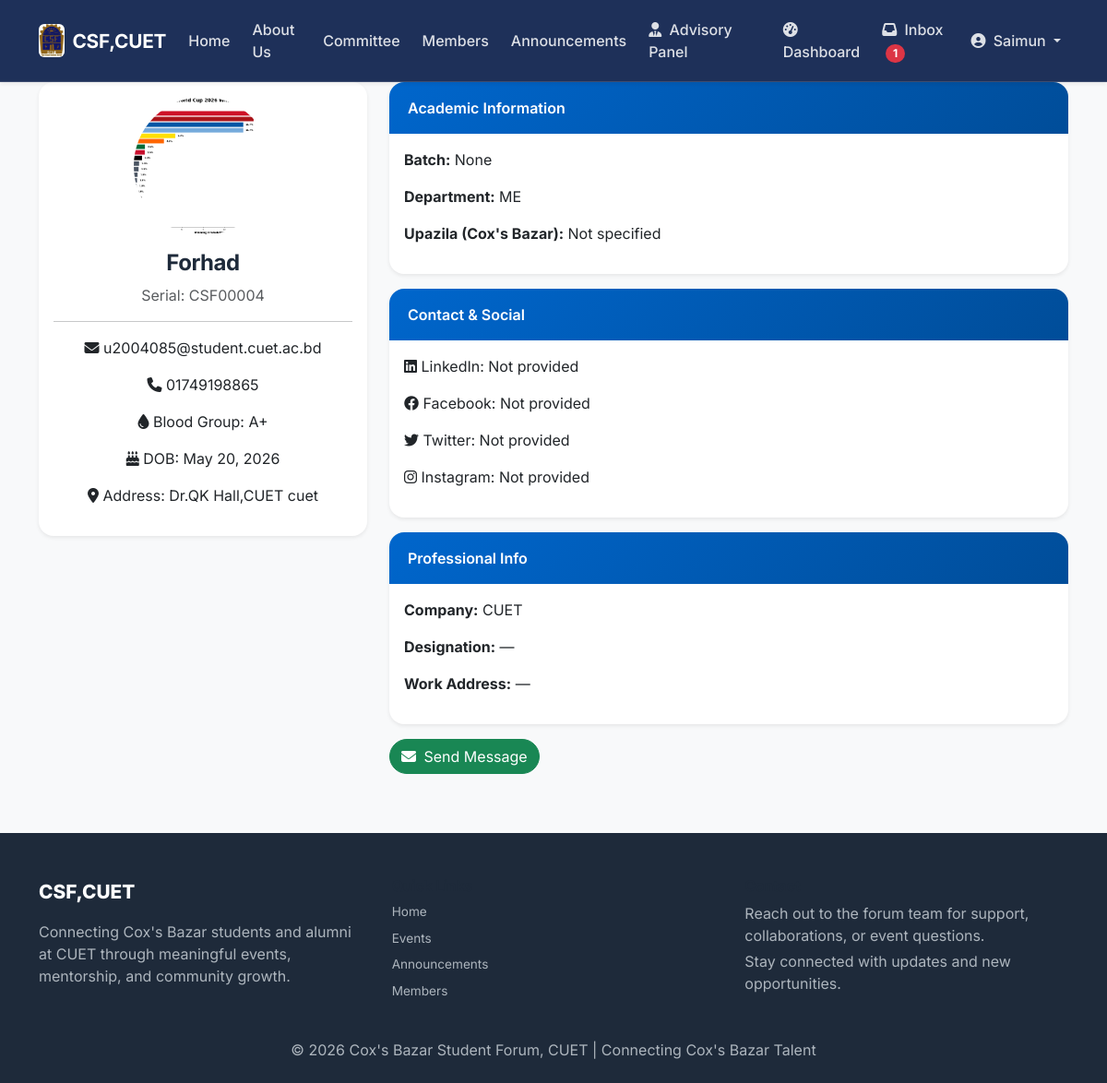
The app's page /members/5/ (signed in), older data.
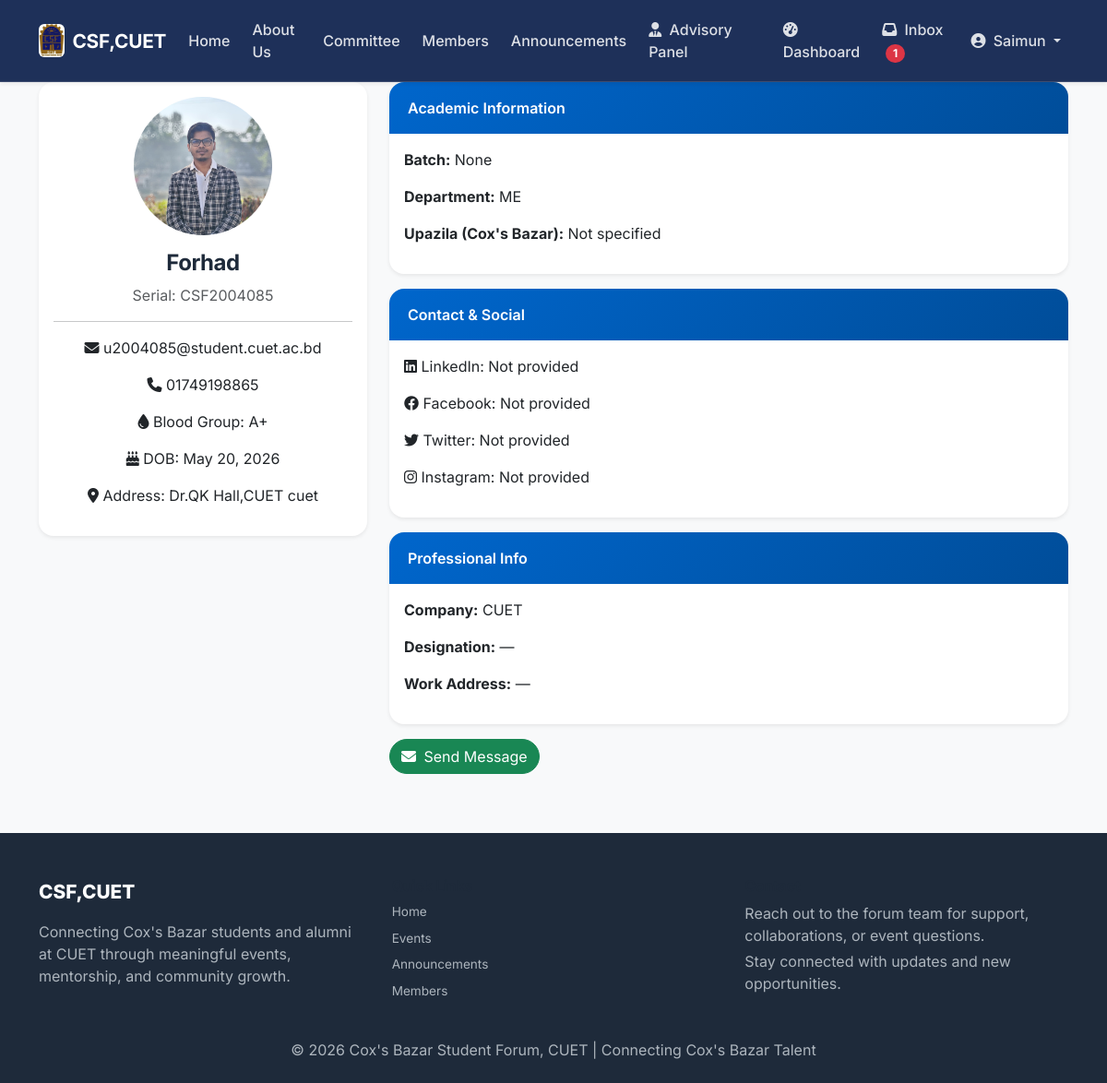
The same page, newer data.
### core/models.py (models this page shows, shortened)
class User(AbstractBaseUser, PermissionsMixin):
    ROLE_CHOICES = [('member', 'Member'), ('admin', 'Admin')]
    STATUS_CHOICES = [('pending', 'Pending Approval'), ('active', 'Active'), ('inactive', 'Inactive')]
    BLOOD_GROUPS = [('A+','A+'),('A-','A-'),('B+','B+'),('B-','B-'),('AB+','AB+'),('AB-','AB-'),('O+','O+'),('O-','O-')]
    GENDER_CHOICES = [('Male','Male'),('Female','Female'),('Other','Other')]
    UPAZILA_CHOICES = [
        ('Cox\'s Bazar Sadar', "Cox's Bazar Sadar"),
        ('Teknaf', 'Teknaf'),
        ('Ukhiya', 'Ukhiya'),
        ('Chakaria', 'Chakaria'),
        ('Ramu', 'Ramu'),
        ('Pekua', 'Pekua'),
        ('Maheshkhali', 'Maheshkhali'),
        ('Kutubdia', 'Kutubdia'),
        ('Eidgaon', 'Eidgaon'),
        ('Other', 'Other'),
    ]
    id = models.AutoField(primary_key=True)
    serial_no = models.CharField(max_length=20, unique=True, blank=True, null=True)
    full_name = models.CharField(max_length=200)
    email = models.EmailField(unique=True)
    batch = models.IntegerField(null=True, blank=True)
    department = models.ForeignKey(Department, on_delete=models.SET_NULL, null=True)
    blood_group = models.CharField(max_length=3, choices=BLOOD_GROUPS)
    gender = models.CharField(max_length=10, choices=GENDER_CHOICES)
    phone = models.CharField(max_length=15)
    address = models.TextField(blank=True)
    dob = models.DateField(null=True, blank=True)
    profile_photo = models.ImageField(upload_to='profile_photos/', null=True, blank=True)
    upazila = models.CharField(max_length=100, choices=UPAZILA_CHOICES, blank=True)
    linkedin = models.URLField(blank=True)
    facebook = models.URLField(blank=True)
    twitter = models.URLField(blank=True)
    instagram = models.URLField(blank=True)
    company = models.CharField(max_length=150, blank=True)
    designation = models.CharField(max_length=100, blank=True)
    work_address = models.TextField(blank=True)
    status = models.CharField(max_length=10, choices=STATUS_CHOICES, default='pending')
    role = models.CharField(max_length=10, choices=ROLE_CHOICES, default='member')
    date_joined = models.DateTimeField(default=timezone.now)
    is_active = models.BooleanField(default=True)
    is_staff = models.BooleanField(default=False)
    objects = UserManager()
    USERNAME_FIELD = 'email'
    REQUIRED_FIELDS = ['full_name']

class Department(models.Model):
    id = models.AutoField(primary_key=True)
    name = models.CharField(max_length=100, unique=True)
    class Meta:
        ordering = ['name']

### core/views.py (the view)
@active_member_required
def member_profile(request, user_id):
    member = get_object_or_404(User, id=user_id, status='active')
    return render(request, 'core/member_profile.html', {'member': member})

### core/views.py (called while the page is built)
def active_member_required(view_func):
    @wraps(view_func)
    def _wrapped_view(request, *args, **kwargs):
        if not request.user.is_authenticated:
            return redirect('core:login')
        if request.user.status != 'active':
            messages.warning(request, 'Your account is pending approval.')
            return redirect('core:homepage')
        return view_func(request, *args, **kwargs)
    return _wrapped_view

### core/templates/core/member_profile.html (shortened to what this page needs)
{% extends 'core/base.html' %}
{% load static %}
{% block content %}
<div class="container">
    <div class="row">
        <div class="col-md-4">
            <div class="card text-center shadow-sm border-0 rounded-4">
                {% if member.profile_photo %}
                    <img src="{{ member.profile_photo.url }}" class="card-img-top rounded-circle mx-auto mt-3" style="width:150px;height:150px;object-fit:cover;">
                {% else %}
                    <div class="bg-secondary bg-opacity-25 rounded-circle mx-auto mt-3 d-flex align-items-center justify-content-center" style="width:150px;height:150px;">
                        <i class="fas fa-user fa-3x text-secondary"></i>
                    </div>
                {% endif %}
                <div class="card-body">
                    <h4>{{ member.full_name }}</h4>
                    <p class="text-muted">Serial: {{ member.serial_no|default:"Pending" }}</p>
                    <hr>
                    <p><i class="fas fa-envelope"></i> {{ member.email }}</p>
                    <p><i class="fas fa-phone"></i> {{ member.phone }}</p>
                    <p><i class="fas fa-tint"></i> Blood Group: {{ member.blood_group }}</p>
                    <p><i class="fas fa-birthday-cake"></i> DOB: {{ member.dob|date:"F j, Y"|default:"Not provided" }}</p>
                    <p><i class="fas fa-map-marker-alt"></i> Address: {{ member.address|default:"Not provided" }}</p>
                </div>
            </div>
        </div>
        <div class="col-md-8">
            <div class="card mb-3 shadow-sm border-0 rounded-4">
                <div class="card-header bg-primary text-white rounded-top-4">Academic Information</div>
                <div class="card-body">
                    <p><strong>Batch:</strong> {{ member.batch|default:"None" }}</p>
                    <p><strong>Department:</strong> {{ member.department.name|default:"Not specified" }}</p>
                    <p><strong>Upazila (Cox's Bazar):</strong> {{ member.upazila|default:"Not specified" }}</p>
                </div>
            </div>
            <div class="card mb-3 shadow-sm border-0 rounded-4">
                <div class="card-header bg-primary text-white rounded-top-4">Contact & Social</div>
                <div class="card-body">
                    <p><i class="fab fa-linkedin"></i> LinkedIn: {{ member.linkedin|default:"Not provided" }}</p>
                    <p><i class="fab fa-facebook"></i> Facebook: {{ member.facebook|default:"Not provided" }}</p>
                    <p><i class="fab fa-twitter"></i> Twitter: {{ member.twitter|default:"Not provided" }}</p>
                    <p><i class="fab fa-instagram"></i> Instagram: {{ member.instagram|default:"Not provided" }}</p>
                </div>
            </div>
            <div class="card mb-3 shadow-sm border-0 rounded-4">
                <div class="card-header bg-primary text-white rounded-top-4">Professional Info</div>
                <div class="card-body">
                    <p><strong>Company:</strong> {{ member.company|default:"Not employed yet" }}</p>
                    <p><strong>Designation:</strong> {{ member.designation|default:"—" }}</p>
                    <p><strong>Work Address:</strong> {{ member.work_address|default:"—" }}</p>
                </div>
            </div>
            {% if user.is_authenticated and user.id != member.id %}
                <button class="btn btn-success rounded-pill" data-bs-toggle="modal" data-bs-target="#sendMessageModal">
                    <i class="fas fa-envelope me-1"></i> Send Message
                </button>
            {% endif %}
        </div>
    </div>
</div>
{% endblock %}

Row changes from the older to the newer data that the page shows:
changed User "Forhad": profile_photo: a different picture; serial_no "CSF00004" → "CSF2004085"
